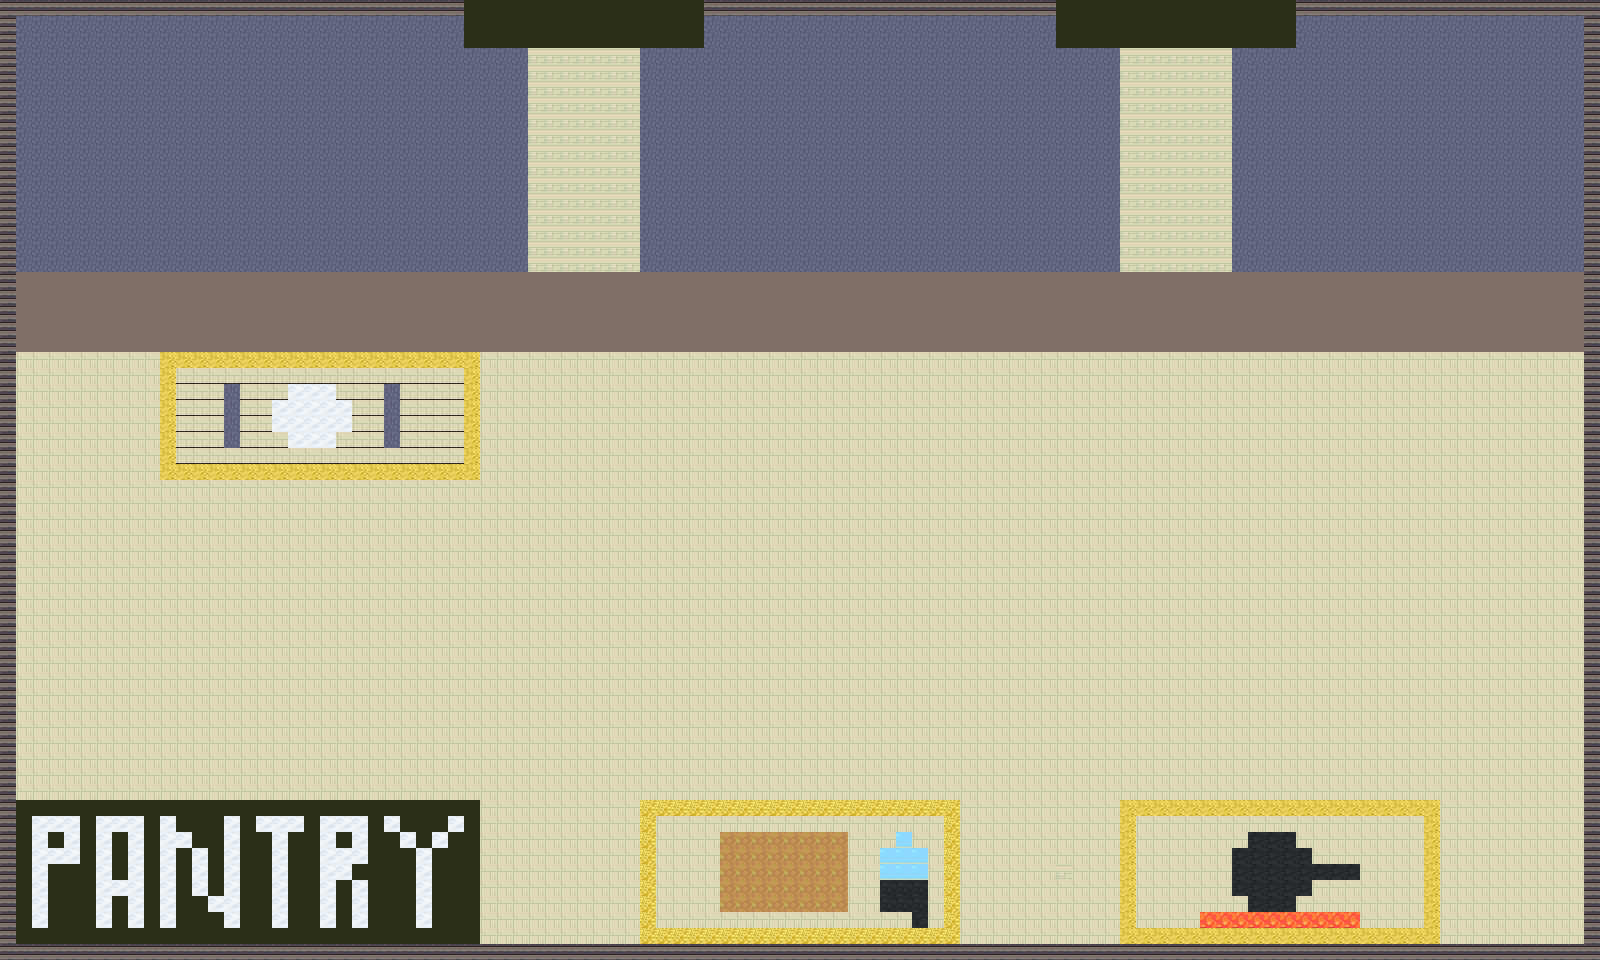

This is a level from a 2D game, rendered from its Tiled map with the project's own tilesets. A one-line summary and the map file follow, with tile-layer data summarised:
An orthogonal 100x60 tile map with 16x16 px tiles, 2 tile layers (Background, Graphics) and 13 objects.

<map version="1.9" tiledversion="1.9.2" orientation="orthogonal" renderorder="right-down" width="100" height="60" tilewidth="16" tileheight="16" infinite="0" nextlayerid="15" nextobjectid="59">
 <properties>
  <property name="Name" value="Kitchen" />
 </properties>
 <tileset firstgid="1" source="terrain.tsx" />
 <layer id="1" name="Background" width="100" height="60">
  <data>[6000 cells, 6000 non-empty, 6 distinct tile ids]</data>
 </layer>
 <layer id="2" name="Graphics" width="100" height="60">
  <data>[6000 cells, 781 non-empty, 14 distinct tile ids]</data>
 </layer>
 <objectgroup id="11" name="Wall">
  <object id="48" x="1583.41" y="0" width="16.5946" height="961.106" />
  <object id="49" x="0" y="944" width="1600" height="16" />
  <object id="50" x="0" y="0" width="16" height="960" />
  <object id="51" x="0" y="0" width="464" height="16" />
  <object id="52" x="704" y="0" width="352" height="16" />
  <object id="53" x="1296" y="0" width="288" height="16" />
 </objectgroup>
 <objectgroup id="12" name="Pantry">
  <object id="55" x="17.3333" y="800.042" width="464" height="144" />
 </objectgroup>
 <objectgroup id="8" name="ServingStation">
  <object id="32" x="160" y="352" width="320" height="128" />
 </objectgroup>
 <objectgroup id="13" name="CuttingStation">
  <object id="56" x="640" y="800" width="320" height="144" />
 </objectgroup>
 <objectgroup id="7" name="FryingStation">
  <object id="31" x="1120" y="800" width="320" height="144" />
 </objectgroup>
 <objectgroup id="10" name="Counter">
  <object id="47" x="16" y="272" width="1568" height="80" />
 </objectgroup>
 <objectgroup id="14" name="Test">
  <object id="57" x="1394" y="126" width="14" height="22" />
  <object id="58" x="1628" y="164" />
 </objectgroup>
</map>
